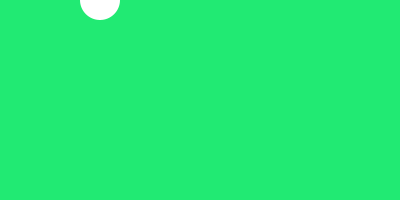
Frame 1 (no input)
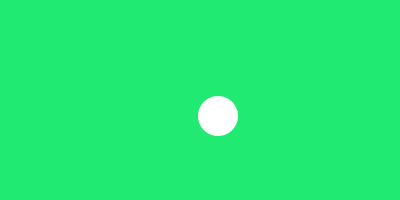
Frame 60 (the mouse pressed at the canvas centre just before this capture)
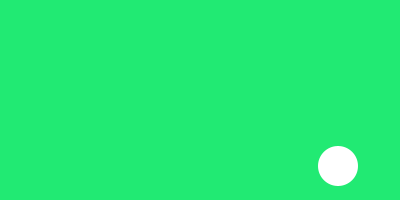
Frame 120 (the mouse held since frame 60 and released just before this capture)

The Processing sketch that drew these frames (run headless with seeded random() and noise(); from frame 60 on, the mouse is pressed at the canvas centre):

// Processing sketch: sketch_012_KnowYourLimits
// ── sketch_012_KnowYourLimits.pde
/*
After analyzing the code below,
try changing it so that the circle
bounces at the contact of the circumference
[currently reacts to contact with the center]
and add the necessary instructions
to change the fill color at every bounce.
*/

// THIS SKETCH COMES FROM THE WORK OF \\
// ABE PAZOS @ FUNPROGRAMMING.ORG [THANKS!] \\

// Starting position
float circle_x = 100;
float circle_y = 0;

// Moving step
float move_x = 2;
float move_y = -2;

void setup() {
  size(400, 200);
}

void draw() {
  background(#21EA73);
  smooth();
  fill(255);
  noStroke();
  ellipse(circle_x, circle_y, 40, 40);
  circle_x = circle_x + move_x;
  circle_y = circle_y + move_y;

  if (circle_x > width) {
    circle_x = width; // Keep it inside
    move_x = -move_x; // Move it backward
    println("Too far right");
  }

  if (circle_y > height) {
    circle_y = height; // Keep it inside
    move_y = -move_y; // Move it backward
    println("Too far bottom");
  }

  if (circle_x < 0) {
    circle_x = 0; // Keep it inside
    move_x = -move_x; // Move it forward
    println("Too far left");
  }

  if (circle_y < 0) {
    circle_y = 0; // Keep it inside
    move_y = -move_y; // Move it forward
    println("Too far top");
  }
}

/*
Do not continue reading
if you want to do it alone
the following lines contain
the answer to the question!
*/

// !!! DON'T READ MORE !!! \\\









/*
float circle_x = 100;
float circle_y = 0;
float r = 255;
float g = 255;
float b = 255;

float move_x = 2;
float move_y = -2;

void setup() {
  size(400, 200);
}

void draw() {
  background(#21EA73);
  smooth();
  fill(r, g, b);
  noStroke();
  ellipse(circle_x, circle_y, 40, 40);
  circle_x = circle_x + move_x;
  circle_y = circle_y + move_y;

  if (circle_x > width-20) {
    r=255;
    g=0;
    b=0;
    circle_x = width-20;
    move_x = -move_x;
    println("Too far right");
  }

  if (circle_y > height-20) {
    r=0;
    g=0;
    b=255;
    circle_y = height-20;
    move_y = -move_y;
    println("Too far bottom");
  }

  if (circle_x < 20) {
    g=0;
    b=0;
    r=0;
    circle_x = 20;
    move_x = -move_x;
    println("Too far left");
  }

  if (circle_y < 20) {
    g=255;
    b=255;
    r=255;
    circle_y = 20;
    move_y = -move_y;
    println("Too far top");
  }
}
*/
